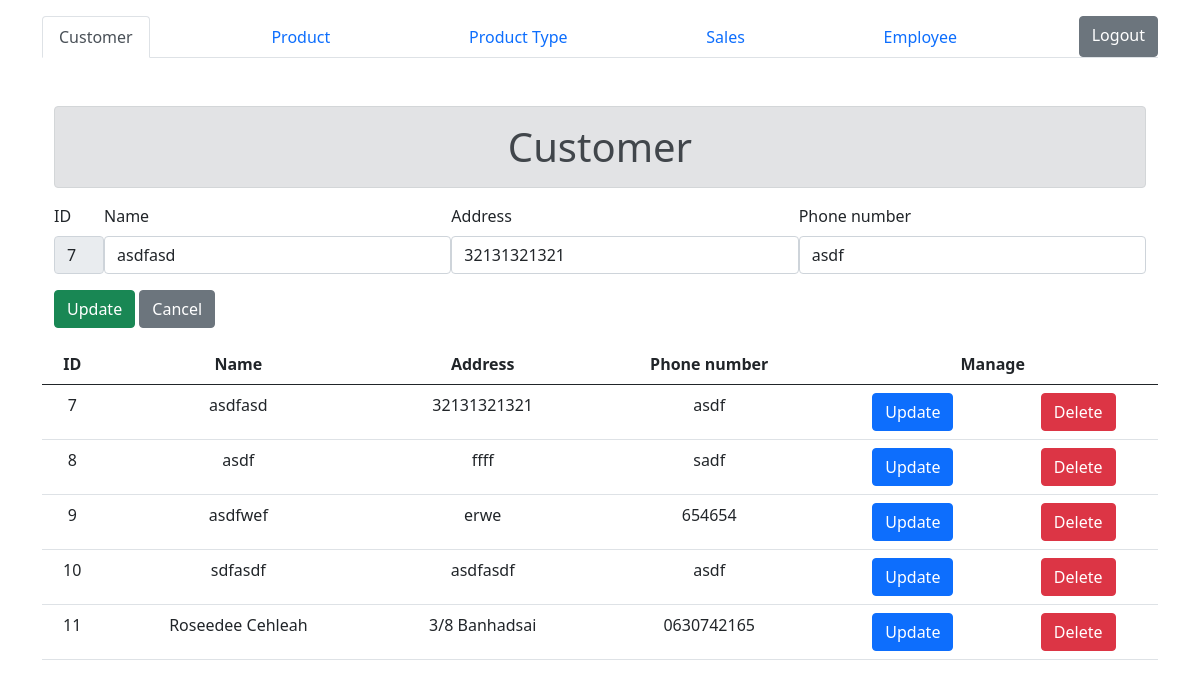
The app's page /index.php?id=7&name=asdfasd&address=32131321321&tel=asdf (signed in) with its own data.
### tables this page shows
CREATE TABLE `customer` (
  `c_id` int(10) NOT NULL,
  `c_name` varchar(45) NOT NULL,
  `c_address` varchar(45) NOT NULL,
  `c_tel` varchar(25) NOT NULL
);

### index.php (the view, shortened to what this page needs)
<?php
    include('connection.php');
?>
<!DOCTYPE html>
<html lang="en">
<head>
    <link rel="stylesheet" href="https://stackpath.bootstrapcdn.com/bootstrap/5.0.0-alpha1/css/bootstrap.min.css">
</head>
<body>
    <div class="container mt-3">
        <ul class="nav nav-tabs d-flex justify-content-between">
            <li class="nav-item">
                <a class="nav-link active" aria-current="page"  href="index.php">Customer</a>
            </li>
            <li class="nav-item">
                <a class="nav-link" href="product.php">Product</a>
            </li>
            <li class="nav-item">
                <a class="nav-link" href="product-type.php">Product Type</a>
            </li>
            <li class="nav-item">
                <a class="nav-link" href="sales.php">Sales</a>
            </li>
            <li class="nav-item">
                <a class="nav-link" href="employee.php">Employee</a>
            </li>
            <a href="logout.php" role="button" class="btn btn-secondary float-end">Logout</a>
        </ul>
        <div class="container mt-5">
            <h1 class="text-center alert alert-secondary">Customer</h1>
            <?php
                if(isset($_GET['id'])) {
                    echo '<form action="update.php?form=customer" method="POST">';
                }else {
                    echo '<form action="insert.php?form=customer" method="POST">';
                }
            ?>
                <div class="d-flex flew-row">
                    <?php
                        if(isset($_GET['id'])) {
                            echo '
                            <div class="mr-3" style="width: 50px;">
                                <label for="id" class="form-label">ID</label>
                                <input class="form-control" type="text" name="id" value="'. $_GET['id']. '" readonly>
                            </div>
                            ';
                        }
                    ?>
                    <div class="flex-grow-1 mr-3">
                        <label for="name" class="form-label">Name</label>
                        <input class="form-control" type="text" name="name" value="<?php if(isset($_GET['name'])) { echo $_GET['name']; unset($_GET['name']); }?>">
                    </div>
                    <div class="flex-grow-1 mr-3">
                        <label for="address" class="form-label">Address</label>
                        <input class="form-control" type="text"  name="address" value="<?php if(isset($_GET['address'])) { echo $_GET['address']; unset($_GET['address']); }?>">
                    </div>
                    <div class="flex-grow-1">
                        <label for="tel" class="form-label">Phone number</label>
                        <input class="form-control" type="text" name="tel" value="<?php if(isset($_GET['tel'])) { echo $_GET['tel']; unset($_GET['tel']); }?>">
                    </div>
                </div>
                <input class="btn btn-success mt-3" type="submit" value="<?php if(isset($_GET['id'])) { echo "Update";} else {echo "Insert"; } ?>">
                <?php
                    if(isset($_GET['id'])) {
                        echo '<a href="index.php" role="button" class="btn btn-secondary mt-3">Cancel</a>';
                    }
                ?>
            </form>
        </div>
        <table class="table mt-3">
            <thead>
                <tr>
                    <th class="text-center">ID</th>
                    <th class="text-center">Name</th>
                    <th class="text-center">Address</th>
                    <th class="text-center">Phone number</th>
                    <th colspan="2" class="text-center">Manage</th>
                </tr>
            </thead>
            <tbody>
                <?php
                    $sql = "Select * From customer";
                    $result = $con->query($sql);
                    if($result->num_rows > 0) {
                        while($row = $result->fetch_assoc()) {
                            echo "<tr>";
                                echo '<td class="text-center">'. $row['c_id'] . '</td>';
                                echo '<td class="text-center">'. $row['c_name'] . '</td>';
                                echo '<td class="text-center">'. $row['c_address'] . '</td>';
                                echo '<td class="text-center">'. $row['c_tel'] . '</td>';
                                echo '<td class="text-center"><a role="button" class="btn btn-primary" href="index.php?id=' . $row['c_id'] .'&name='.$row['c_name'].'&address='.$row['c_address'].'&tel='.$row['c_tel'].'">Update</a></td>';
                                echo '<td class="text-center"><a role="button" class="btn btn-danger" href="delete.php?id=' . $row['c_id'] .'&form=customer">Delete</a></td>';
                            echo '</tr>';
                        }
                    }else {
                        echo '<td class="text-center" colspan="6">No Data in Table</td>';
                    }
                ?>
            </tbody>
        </table>
    </div>
</body>
</html>

### records on screen
customer: c_id "7", c_name "asdfasd", c_address "32131321321", c_tel "asdf"
customer: c_id "8", c_name "asdf", c_address "ffff", c_tel "sadf"
customer: c_id "9", c_name "asdfwef", c_address "erwe", c_tel "654654"
customer: c_id "10", c_name "sdfasdf", c_address "asdfasdf", c_tel "asdf"
customer: c_id "11", c_name "Roseedee Cehleah", c_address "3/8 Banhadsai", c_tel "0630742165"
